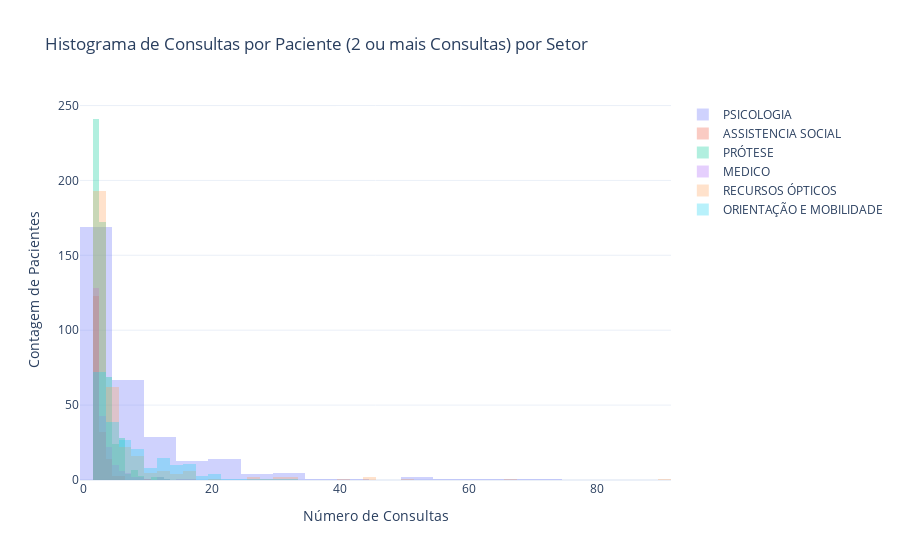

Notebook cell for this chart:
### Code cell
# Encontrar os setores únicos
unique_sectors = df_mv['SETOR'].unique()

# Criando o histograma com Plotly
fig = go.Figure()

# Número mínimo de consultas para incluir no histograma
min_consultas = 2

# Adicionando um histograma para cada setor
for sector in unique_sectors:
    # Filtrando o dataframe para o setor atual e contando as consultas por paciente
    sector_data = df_mv[df_mv['SETOR'] == sector]['PACIENTE_CODIGO'].value_counts()

    # Filtrando para incluir apenas pacientes com consultas >= min_consultas
    filtered_sector_data = sector_data[sector_data >= min_consultas]

    # Adicionando o histograma ao gráfico
    fig.add_trace(go.Histogram(
        x=filtered_sector_data, 
        name=sector, 
        opacity=0.3  # Ajustando a opacidade para visualizar sobreposições
    ))

# Atualizando o layout
fig.update_layout(
    title_text=f'Histograma de Consultas por Paciente ({min_consultas} ou mais Consultas) por Setor',
    xaxis_title='Número de Consultas',
    yaxis_title='Contagem de Pacientes',
    barmode='overlay',  # Modo de sobreposição
    template='plotly_white'
)

# Exibir o gráfico
fig.show()

### Figure 1 — Plotly figure (JSON) as saved in the notebook; plotly's stock layout.template omitted (floating-point values rounded to 4 significant figures; data arrays with more than 128 entries replaced by an {"elided": "..."} marker saying what was removed)
{"data": [{"name": "PSICOLOGIA", "opacity": 0.3, "type": "histogram", "x": {"elided": "309 int values"}}, {"name": "ASSISTENCIA SOCIAL", "opacity": 0.3, "type": "histogram", "x": {"elided": "176 int values"}}, {"name": "PRÓTESE", "opacity": 0.3, "type": "histogram", "x": {"elided": "553 int values"}}, {"name": "MEDICO", "opacity": 0.3, "type": "histogram", "x": {"elided": "225 int values"}}, {"name": "RECURSOS ÓPTICOS", "opacity": 0.3, "type": "histogram", "x": {"elided": "328 int values"}}, {"name": "ORIENTAÇÃO E MOBILIDADE", "opacity": 0.3, "type": "histogram", "x": {"elided": "216 int values"}}], "layout": {"barmode": "overlay", "title": {"text": "Histograma de Consultas por Paciente (2 ou mais Consultas) por Setor"}, "xaxis": {"title": {"text": "Número de Consultas"}}, "yaxis": {"title": {"text": "Contagem de Pacientes"}}}}
